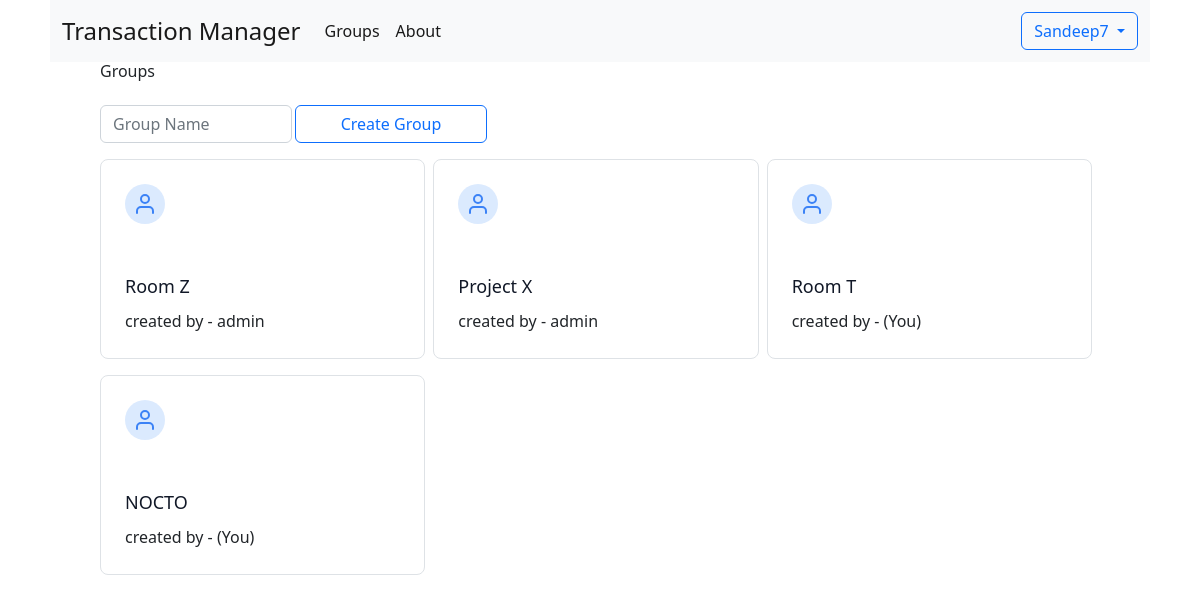
/groups (signed in), run on an earlier commit of the app's database.
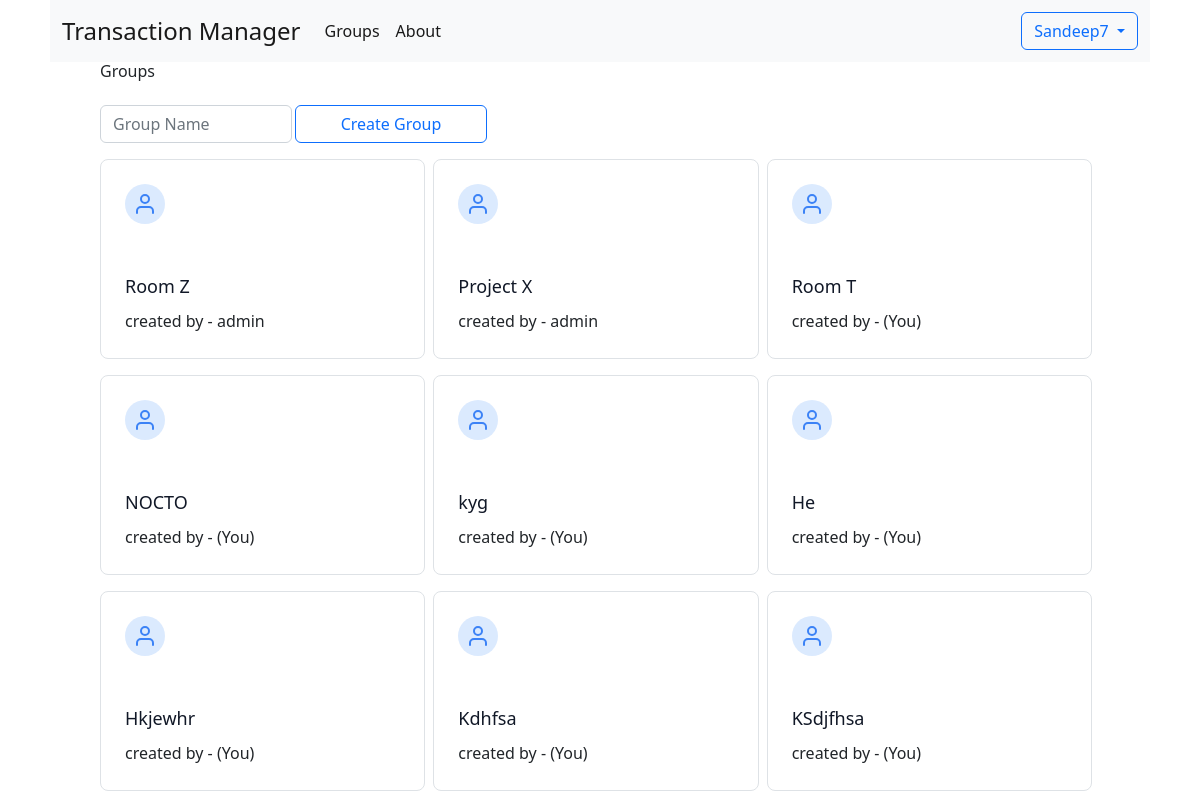
And on a later commit of the database.
### core/models.py (models this page shows, shortened)
class AbstractUser(AbstractBaseUser, PermissionsMixin):
    username_validator = UnicodeUsernameValidator()
    username        = models.CharField(
                        _("Username"),
                        max_length=150,
                        unique=True,
                        help_text=_(
                            "Required. 150 characters or fewer. Letters, digits and @/./+/-/_ only."
                        ),
                        validators=[username_validator],
                        error_messages={
                            "unique": _("A user with that username already exists."),
                        },
                    )
    password        = models.CharField(_("password"), max_length=128)
    first_name      = models.CharField(_("first name"), max_length=150, blank=True)
    last_name       = models.CharField(_("last name"), max_length=150, blank=True)
    mobile_number   = models.CharField(
                        blank = False,
                        unique = True,
                        max_length = 10,
                        help_text = "Enter 10 digit phone number only"
                    )
    email           = models.EmailField(_("email address"), blank=True)
    gender      = models.CharField(
                    max_length=50,
                    choices=sex_choice,
                    default='Male'
                )
    dob         = models.DateField(
                    _("date of birth"),
                    default=date.today,
                    null = True,
                    blank = True,
                    help_text="Please use the following format: <em>YYYY-MM-DD</em>."
                )
    date_joined     = models.DateTimeField(_("date joined"), default=timezone.now)
    is_staff        = models.BooleanField(
                        _("staff status"),
                        default = False,
                    )
    is_active       = models.BooleanField(
                        _("active"),
                        default = True,
                    )
    groups          = models.ManyToManyField("group.Group", related_name = "members", blank = True)
    objects = UserManager()
    EMAIL_FIELD = "email"
    USERNAME_FIELD = "username"
    REQUIRED_FIELDS = ["email"]
    class Meta:
        verbose_name = _("user")
        verbose_name_plural = _("users")
        abstract = True

class User(AbstractUser):
    pass

### group/models.py (models this page shows, shortened)
class Group(models.Model):
    name        = models.CharField(
                    _("Group Name"),
                    unique = True,
                    error_messages={
                        "unique": _("A group with that groupname already exists."),
                    },
                    max_length = 30,
                )
    created_by  = models.ForeignKey("core.User", on_delete = models.SET_NULL, null = True)
    created_on  = models.DateTimeField(default = timezone.now)
    savings     = models.IntegerField(verbose_name = "Savings", default = 0)
    maintainer  = models.ForeignKey(
                    "core.User",
                    verbose_name = "Savings Account Maintainer",
                    on_delete = models.SET_NULL,
                    related_name = "maintaining_groups",
                    related_query_name = "maintaining_groups",
                    blank = True,
                    null = True
                )
    inactive_members = models.ManyToManyField("core.User", related_name = "inactive_groups", blank = True)

### group/views.py (the view, shortened to what this page needs)
# urls.py: path('groups', views.groups_view, name = "groups"),
@login_required
def groups_view(request):
    context = {
        'title' : "Groups",
    }
    return render(request, "pages/groups.html", context)

### transaction_manager/templates/pages/groups.html (shortened to what this page needs)
{% extends '../base.html' %}
{% block body %}
  <div class="container">
      <h1>Groups</h1><br>
      <form method="post" style="display:flex; flex-wrap:wrap;gap:3px;">
        <div class="form-group w-48">
          <input required type="text" class="form-control" name="group_name" id="group_name" placeholder="Group Name">
        </div>
        <input type="submit" value="Create Group" class="w-48 btn btn-outline-primary"/>
      </form>
      <div style="display:flex; flex-wrap:wrap">
        {% for group in user.groups.all %}
            <div class="col-xl-4 col-md-6 col-12 pt-md-3 pt-2 pr-md-3 pr-2">
                <div class="border border-gray-200 p-6 rounded-lg">
                  <div
                    class="w-10 h-10 inline-flex items-center justify-center rounded-full bg-blue-100 text-blue-500 mb-5"
                  >
                    <a style="text-decoration:none" href="{% url 'group' group.id %}">
                    <svg
                      fill="none"
                      stroke="currentColor"
                      stroke-linecap="round"
                      stroke-linejoin="round"
                      stroke-width="2"
                      class="w-6 h-6"
                      viewBox="0 0 24 24"
                    >
                      <path d="M20 21v-2a4 4 0 00-4-4H8a4 4 0 00-4 4v2"></path>
                      <circle cx="12" cy="7" r="4"></circle>
                    </svg>
                  </div>
                  <h2 class="text-lg text-gray-900 font-medium title-font mb-2">
                    {{ group.name }}
                  </h2></a>
                  <p class="leading-relaxed text-base">
                    created by - {% if group.created_by == user %} (You) {% else %} {{ group.created_by.username }} {% endif %}
                  </p>
                </div>
            </div>
        {% endfor %}
      </div>
    </div>
{% endblock body %}

### transaction_manager/templates/base.html (shortened to what this page needs)
{% load static %}
<!DOCTYPE html>
<html lang="en" data-bs-theme="dark">
<head>
    <link
        href="https://cdn.jsdelivr.net/npm/bootstrap@5.2.1/dist/css/bootstrap.min.css"
        rel="stylesheet"
    >
    <link rel="stylesheet" href="https://cdnjs.cloudflare.com/ajax/libs/tailwindcss/2.0.2/tailwind.min.css">
    <link
        rel="stylesheet"
        href="https://cdnjs.cloudflare.com/ajax/libs/font-awesome/6.4.0/css/all.min.css"
    />
</head>
<body style="background-color: white;">
    <div class="col-xl-11 m-auto">
        {% if not remove_navbar %}
            {% include 'nav.html' %}
        {% endif %}
        <div id="bodypart">
            {% block body %}
            {% endblock %}
        </div>
    </div>
</body>
</html>

### transaction_manager/templates/nav.html (shortened to what this page needs)
<nav class="navbar navbar-expand-lg navbar-light bg-light">
  <div class="container-fluid">
    <a class="navbar-brand fs-4" href="{% url 'home' %}">Transaction Manager</a>
    <div class="collapse navbar-collapse" id="navbarSupportedContent">
        {% if user.is_authenticated %}
          <ul class="navbar-nav me-auto mb-2 mb-lg-0">
          <li class="nav-item">
            <a class="nav-link active" aria-current="page" href="{% url 'groups' %}">Groups</a>
          </li>
          <li class="nav-item">
            <a class="nav-link active" aria-current="page" href="{% url 'about' %}">About</a>
          </li>
        </ul>
        {% endif %}
				{% if user.is_authenticated %}
        <div class="navbar-nav">
					<div class="nav-item dropdown" style="">
            <button class="btn btn-outline-primary dropdown-toggle" type="button" data-bs-toggle="dropdown" aria-expanded="false">
              {{ user.username }}
            </button>
          </div>
        </div>
        {% else %}
					<div class="form-inline my-2 my-lg-0">
						<a href="{% url 'login' %}" class="btn btn-outline-success">Login</a>
						<a href="{% url 'signup' %}" class="btn btn-primary ml-3">Signup</a>
					</div>
				{% endif %}
      </div>
    </div>
  </nav>

What changed in the data, as far as the page shows it:
added Group: name "kyg", shows "(You)"
added Group: name "He", shows "(You)"
added Group: name "Hkjewhr", shows "(You)"
added Group: name "Kdhfsa", shows "(You)"
added Group: name "KSdjfhsa", shows "(You)"
